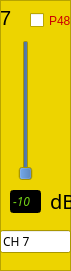
   <widget class="QFrame" name="frame_7">
    <property name="geometry">
     <rect>
      <x>420</x>
      <y>30</y>
      <width>71</width>
      <height>271</height>
     </rect>
    </property>
    <property name="palette">
     <palette>
      <active>
       <colorrole role="Base">
        <brush brushstyle="SolidPattern">
         <color alpha="255">
          <red>255</red>
          <green>255</green>
          <blue>255</blue>
         </color>
        </brush>
       </colorrole>
       <colorrole role="Window">
        <brush brushstyle="SolidPattern">
         <color alpha="255">
          <red>237</red>
          <green>212</green>
          <blue>0</blue>
         </color>
        </brush>
       </colorrole>
      </active>
      <inactive>
       <colorrole role="Base">
        <brush brushstyle="SolidPattern">
         <color alpha="255">
          <red>255</red>
          <green>255</green>
          <blue>255</blue>
         </color>
        </brush>
       </colorrole>
       <colorrole role="Window">
        <brush brushstyle="SolidPattern">
         <color alpha="255">
          <red>237</red>
          <green>212</green>
          <blue>0</blue>
         </color>
        </brush>
       </colorrole>
      </inactive>
      <disabled>
       <colorrole role="Base">
        <brush brushstyle="SolidPattern">
         <color alpha="255">
          <red>237</red>
          <green>212</green>
          <blue>0</blue>
         </color>
        </brush>
       </colorrole>
       <colorrole role="Window">
        <brush brushstyle="SolidPattern">
         <color alpha="255">
          <red>237</red>
          <green>212</green>
          <blue>0</blue>
         </color>
        </brush>
       </colorrole>
      </disabled>
     </palette>
    </property>
    <property name="autoFillBackground">
     <bool>true</bool>
    </property>
    <property name="frameShape">
     <enum>QFrame::StyledPanel</enum>
    </property>
    <property name="frameShadow">
     <enum>QFrame::Raised</enum>
    </property>
    <widget class="QLabel" name="label_15">
     <property name="geometry">
      <rect>
       <x>0</x>
       <y>10</y>
       <width>21</width>
       <height>16</height>
      </rect>
     </property>
     <property name="font">
      <font>
       <pointsize>15</pointsize>
      </font>
     </property>
     <property name="text">
      <string>7</string>
     </property>
    </widget>
    <widget class="QSlider" name="g_ch_7">
     <property name="geometry">
      <rect>
       <x>10</x>
       <y>40</y>
       <width>31</width>
       <height>141</height>
      </rect>
     </property>
     <property name="palette">
      <palette>
       <active>
        <colorrole role="Button">
         <brush brushstyle="SolidPattern">
          <color alpha="255">
           <red>52</red>
           <green>101</green>
           <blue>164</blue>
          </color>
         </brush>
        </colorrole>
       </active>
       <inactive>
        <colorrole role="Button">
         <brush brushstyle="SolidPattern">
          <color alpha="255">
           <red>52</red>
           <green>101</green>
           <blue>164</blue>
          </color>
         </brush>
        </colorrole>
       </inactive>
       <disabled>
        <colorrole role="Button">
         <brush brushstyle="SolidPattern">
          <color alpha="255">
           <red>52</red>
           <green>101</green>
           <blue>164</blue>
          </color>
         </brush>
        </colorrole>
       </disabled>
      </palette>
     </property>
     <property name="minimum">
      <number>0</number>
     </property>
     <property name="maximum">
      <number>12</number>
     </property>
     <property name="singleStep">
      <number>1</number>
     </property>
     <property name="pageStep">
      <number>1</number>
     </property>
     <property name="value">
      <number>0</number>
     </property>
     <property name="orientation">
      <enum>Qt::Vertical</enum>
     </property>
     <property name="tickInterval">
      <number>6</number>
     </property>
    </widget>
    <widget class="QCheckBox" name="p48_7">
     <property name="geometry">
      <rect>
       <x>30</x>
       <y>10</y>
       <width>41</width>
       <height>21</height>
      </rect>
     </property>
     <property name="palette">
      <palette>
       <active>
        <colorrole role="WindowText">
         <brush brushstyle="SolidPattern">
          <color alpha="255">
           <red>204</red>
           <green>0</green>
           <blue>0</blue>
          </color>
         </brush>
        </colorrole>
       </active>
       <inactive>
        <colorrole role="WindowText">
         <brush brushstyle="SolidPattern">
          <color alpha="255">
           <red>204</red>
           <green>0</green>
           <blue>0</blue>
          </color>
         </brush>
        </colorrole>
       </inactive>
       <disabled>
        <colorrole role="WindowText">
         <brush brushstyle="SolidPattern">
          <color alpha="255">
           <red>190</red>
           <green>190</green>
           <blue>190</blue>
          </color>
         </brush>
        </colorrole>
       </disabled>
      </palette>
     </property>
     <property name="text">
      <string>P48</string>
     </property>
    </widget>
    <widget class="QLineEdit" name="d_ch_7">
     <property name="enabled">
      <bool>false</bool>
     </property>
     <property name="geometry">
      <rect>
       <x>10</x>
       <y>190</y>
       <width>31</width>
       <height>23</height>
      </rect>
     </property>
     <property name="palette">
      <palette>
       <active>
        <colorrole role="WindowText">
         <brush brushstyle="SolidPattern">
          <color alpha="255">
           <red>0</red>
           <green>0</green>
           <blue>0</blue>
          </color>
         </brush>
        </colorrole>
        <colorrole role="Light">
         <brush brushstyle="SolidPattern">
          <color alpha="255">
           <red>255</red>
           <green>255</green>
           <blue>255</blue>
          </color>
         </brush>
        </colorrole>
        <colorrole role="Dark">
         <brush brushstyle="SolidPattern">
          <color alpha="255">
           <red>115</red>
           <green>210</green>
           <blue>22</blue>
          </color>
         </brush>
        </colorrole>
        <colorrole role="Text">
         <brush brushstyle="SolidPattern">
          <color alpha="255">
           <red>0</red>
           <green>0</green>
           <blue>0</blue>
          </color>
         </brush>
        </colorrole>
        <colorrole role="ButtonText">
         <brush brushstyle="SolidPattern">
          <color alpha="255">
           <red>0</red>
           <green>0</green>
           <blue>0</blue>
          </color>
         </brush>
        </colorrole>
        <colorrole role="Base">
         <brush brushstyle="SolidPattern">
          <color alpha="255">
           <red>0</red>
           <green>0</green>
           <blue>0</blue>
          </color>
         </brush>
        </colorrole>
        <colorrole role="Window">
         <brush brushstyle="SolidPattern">
          <color alpha="255">
           <red>0</red>
           <green>0</green>
           <blue>0</blue>
          </color>
         </brush>
        </colorrole>
       </active>
       <inactive>
        <colorrole role="WindowText">
         <brush brushstyle="SolidPattern">
          <color alpha="255">
           <red>0</red>
           <green>0</green>
           <blue>0</blue>
          </color>
         </brush>
        </colorrole>
        <colorrole role="Light">
         <brush brushstyle="SolidPattern">
          <color alpha="255">
           <red>255</red>
           <green>255</green>
           <blue>255</blue>
          </color>
         </brush>
        </colorrole>
        <colorrole role="Dark">
         <brush brushstyle="SolidPattern">
          <color alpha="255">
           <red>115</red>
           <green>210</green>
           <blue>22</blue>
          </color>
         </brush>
        </colorrole>
        <colorrole role="Text">
         <brush brushstyle="SolidPattern">
          <color alpha="255">
           <red>0</red>
           <green>0</green>
           <blue>0</blue>
          </color>
         </brush>
        </colorrole>
        <colorrole role="ButtonText">
         <brush brushstyle="SolidPattern">
          <color alpha="255">
           <red>0</red>
           <green>0</green>
           <blue>0</blue>
          </color>
         </brush>
        </colorrole>
        <colorrole role="Base">
         <brush brushstyle="SolidPattern">
          <color alpha="255">
           <red>0</red>
           <green>0</green>
           <blue>0</blue>
          </color>
         </brush>
        </colorrole>
        <colorrole role="Window">
         <brush brushstyle="SolidPattern">
          <color alpha="255">
           <red>0</red>
           <green>0</green>
           <blue>0</blue>
          </color>
         </brush>
        </colorrole>
       </inactive>
       <disabled>
        <colorrole role="WindowText">
         <brush brushstyle="SolidPattern">
          <color alpha="255">
           <red>115</red>
           <green>210</green>
           <blue>22</blue>
          </color>
         </brush>
        </colorrole>
        <colorrole role="Light">
         <brush brushstyle="SolidPattern">
          <color alpha="255">
           <red>255</red>
           <green>255</green>
           <blue>255</blue>
          </color>
         </brush>
        </colorrole>
        <colorrole role="Dark">
         <brush brushstyle="SolidPattern">
          <color alpha="255">
           <red>115</red>
           <green>210</green>
           <blue>22</blue>
          </color>
         </brush>
        </colorrole>
        <colorrole role="Text">
         <brush brushstyle="SolidPattern">
          <color alpha="255">
           <red>115</red>
           <green>210</green>
           <blue>22</blue>
          </color>
         </brush>
        </colorrole>
        <colorrole role="ButtonText">
         <brush brushstyle="SolidPattern">
          <color alpha="255">
           <red>115</red>
           <green>210</green>
           <blue>22</blue>
          </color>
         </brush>
        </colorrole>
        <colorrole role="Base">
         <brush brushstyle="SolidPattern">
          <color alpha="255">
           <red>0</red>
           <green>0</green>
           <blue>0</blue>
          </color>
         </brush>
        </colorrole>
        <colorrole role="Window">
         <brush brushstyle="SolidPattern">
          <color alpha="255">
           <red>0</red>
           <green>0</green>
           <blue>0</blue>
          </color>
         </brush>
        </colorrole>
       </disabled>
      </palette>
     </property>
     <property name="font">
      <font>
       <family>Clean</family>
       <italic>true</italic>
      </font>
     </property>
     <property name="text">
      <string>-10</string>
     </property>
    </widget>
    <widget class="QLabel" name="label_16">
     <property name="geometry">
      <rect>
       <x>50</x>
       <y>190</y>
       <width>21</width>
       <height>21</height>
      </rect>
     </property>
     <property name="font">
      <font>
       <family>Clean</family>
       <pointsize>15</pointsize>
      </font>
     </property>
     <property name="text">
      <string>dB</string>
     </property>
    </widget>
    <widget class="QLineEdit" name="lineEdit_7">
     <property name="geometry">
      <rect>
       <x>0</x>
       <y>230</y>
       <width>71</width>
       <height>23</height>
      </rect>
     </property>
     <property name="font">
      <font>
       <family>Clean</family>
      </font>
     </property>
     <property name="text">
      <string>CH 7</string>
     </property>
    </widget>
   </widget>
